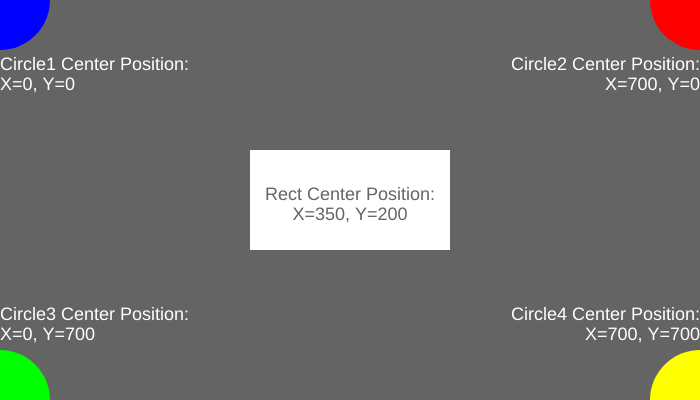
Frame 1 (no input)
Frame 60 (no input): identical to frame 1, image omitted
Frame 120 (the mouse pressed at the canvas centre since frame 60): identical to frame 1, image omitted

The p5.js sketch that drew this single still picture (run headless with seeded random() and noise() and a simulated clock; from frame 60 on, the mouse is pressed at the canvas centre):

// p5.js sketch
// ── sketch.js
//DAT405 / GAD405
//S2-02_Coordinates 

//Initialization function
function setup() {
  //Set the size of rendering window - pixels
  createCanvas(700, 400);

  //Set the size of all text
  textSize(18);

  //No stroke for shapes
  noStroke();
}

//Rendering function
function draw() {
  //Erase all canvas. Set the color to white
  background(100);

  //Center shape position and color
  fill(255);
  rectMode(CENTER);
  rect(350, 200, 200, 100);
  //Set text preferences for circle0
  textAlign(CENTER);
  fill(100);
  text("Rect Center Position:", 350, 200);
  text("X=350, Y=200", width/2, height/2+20);

  //Top left corner shape position and color
  fill(0, 0, 255);
  ellipse(0, 0, 100, 100);
  //Set text preferences for circle1
  textAlign(LEFT);
  fill(255);
  text("Circle1 Center Position:", 0, 70);
  text("X=0, Y=0", 0, 90);

  //Top right corner shape position and color
  fill(255, 0, 0);
  ellipse(width, 0, 100, 100);
  //Set text preferences for circle2
  textAlign(RIGHT);
  fill(255);
  text("Circle2 Center Position:", width, 70);
  text("X=700, Y=0", width, 90);

  //Bottom right corner shape position and color
  fill(0, 255, 0);
  ellipse(0, height, 100, 100);
  //Set text preferences for circle3
  textAlign(LEFT);
  fill(255);
  text("Circle3 Center Position:", 0, height-80);
  text("X=0, Y=700", 0, height-60);

  //Top right corner shape position and color
  fill(255, 255, 0);
  ellipse(width, height, 100, 100);
  //Set text preferences for circle4
  textAlign(RIGHT);
  fill(255);
  text("Circle4 Center Position:", width, height-80);
  text("X=700, Y=700", width, height-60);
}
